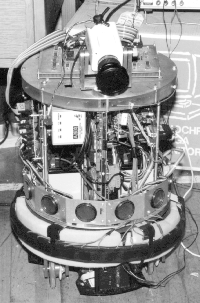
#> input picture ProcessamentoDigitalImagens/lab04/ben2/ben2.png, 200 x 303 px
$ jupyter execute --allow-errors ben2gauss.ipynb
#> lines starting #> are read from the running program, lines starting #| are printed output that depends on the picture
[cell 1]
import cv2
import numpy as np

img = cv2.imread("ben2/ben2.png", cv2.IMREAD_GRAYSCALE)
#> img is the input picture: shape (303, 200); min 1, max 255, mean 147.4
#> the answer given: 100
#> the answer given: 3

imgFiltered = workImg = np.array(img)

def gaussMaskCreate(maskSize, sigma):
#> called with maskSize = 100, sigma = 3
    gaussMask = np.zeros((maskSize,maskSize))
    e = 1 / (2 * np.pi * sigma**2)
    for i in range(maskSize):
        for j in range(maskSize):
            x = i - (maskSize // 2)
            y = j - (maskSize // 2)
            gaussMask[i, j] = np.ceil(e * np.exp(-(x**2 + y**2) / (2 * sigma**2))*255).astype(np.uint8)
    return gaussMask

def grow_matrix(img, maskSize):
#> called with maskSize = 100
    for i in range(int((maskSize-1)/2)):
        row = np.zeros(img.shape[1])
        img = np.vstack((row, img))
        img = np.vstack((img, row))
        column = np.zeros(img.shape[0])
        img = np.hstack((img, column.reshape(-1,1)))
        img = np.hstack((column.reshape(-1,1), img))
#> this loop made 49 passes
#> pass 1, in grow_matrix, `img = np.vstack((row, img))`:
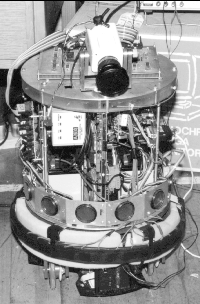
#> img: shape (304, 200) float64; min 0, max 255, mean 146.9
#> pass 1, in grow_matrix, `img = np.vstack((img, row))`:
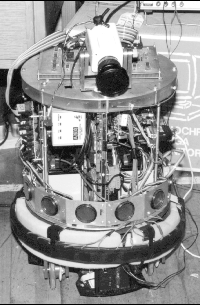
#> img: shape (305, 200) float64; min 0, max 255, mean 146.5
#> pass 1, in grow_matrix, `img = np.hstack((img, column.reshape(-1,1)))`:
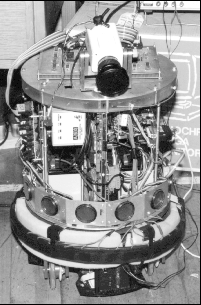
#> img: shape (305, 201) float64; min 0, max 255, mean 145.7
#> pass 1, in grow_matrix, `img = np.hstack((column.reshape(-1,1), img))`:
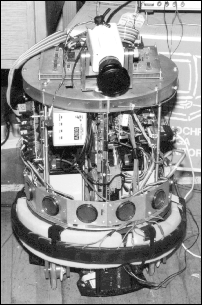
#> img: shape (305, 202) float64; min 0, max 255, mean 145
#> after the loop:
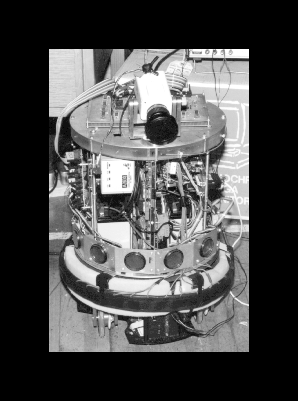
#> img: shape (401, 298) float64; min 0, max 255, mean 74.8
    return img

maskSize = int(input('Tamanho da mascara(Impar): '))

sigma = int(input('Desvio padrão: '))

gaussMask = gaussMaskCreate(maskSize, sigma)

workImg = grow_matrix(workImg, maskSize)

maskRange = int((maskSize-1)/2)

#> (the rest of this cell did not finish here and is left out)
